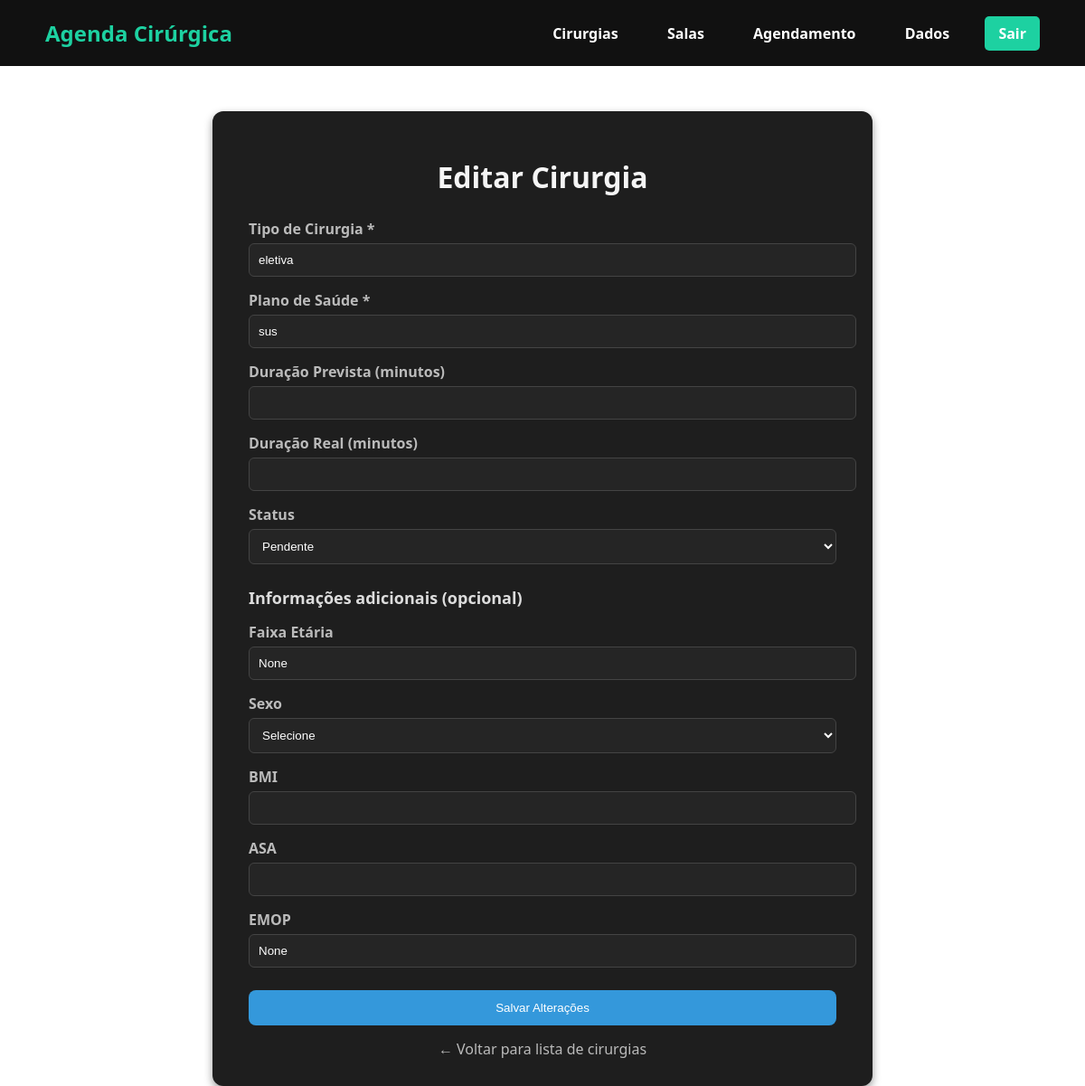
Page /cirurgias/editar/3 (signed in) on the committed database.
### tables this page shows
CREATE TABLE cirurgias (
    id INTEGER PRIMARY KEY AUTOINCREMENT,
    usuario_id INTEGER NOT NULL,
    tipo TEXT NOT NULL,
    plano TEXT NOT NULL,
    duracao_prevista INTEGER,
    duracao_real INTEGER,
    status TEXT DEFAULT 'pendente',
    FOREIGN KEY (usuario_id) REFERENCES usuarios(id)
);

### routes/cirurgia.py (the view, shortened to what this page needs)
@bp_cirurgia.route("/cirurgias/editar/<int:id>", methods=["GET", "POST"])
def editar_cirurgia(id):
    if "usuario_id" not in session:
        flash("Faça login para continuar.", "erro")
        return redirect(url_for("usuario.pagina_login"))
    cirurgia = Cirurgia.buscar_por_id(id)
    if not cirurgia:
        flash("Cirurgia não encontrada.", "erro")
        return redirect(url_for("cirurgia.listar_cirurgias_usuario"))
    caracteristicas = CirurgiaCaracteristicas.listar_por_cirurgia(cirurgia.id)
    if caracteristicas:
        caracteristicas = caracteristicas[0]  # Pega a primeira, pois só deve ter 1 registro
    else:
        caracteristicas = None
    return render_template("editar_cirurgia.html", cirurgia=cirurgia, caracteristicas=caracteristicas)

### models/cirurgia.py (called while the page is built)
    @staticmethod
    def buscar_por_id(cirurgia_id):
        conn = sqlite3.connect(DB_PATH)
        cursor = conn.cursor()
        cursor.execute("SELECT usuario_id, tipo, plano, duracao_prevista, duracao_real, status FROM cirurgias WHERE id=?", (cirurgia_id,))
        row = cursor.fetchone()
        conn.close()
        if row:
            return Cirurgia(row[0], row[1], row[2], row[3], row[4], row[5], id=cirurgia_id)
        return None

### templates/editar_cirurgia.html (shortened to what this page needs)
<!DOCTYPE html>
<html lang="pt-BR">
<head>
    <link rel="stylesheet" href="{{ url_for('static', filename='style.css') }}">
</head>
<body>
    <nav class="navbar">
        <div class="logo">
            <a href="{{ url_for('usuario.home') }}" class="logo-link">Agenda Cirúrgica</a>
        </div>
        <div class="nav-links">
            <a href="{{ url_for('cirurgia.listar_cirurgias_usuario') }}" class="active">Cirurgias</a>
            <a href="#">Salas</a>
            <a href="#">Agendamento</a>
            <a href="#">Dados</a>
            <a href="{{ url_for('usuario.logout') }}" class="btn-primary">Sair</a>
        </div>
    </nav>
    <div class="form-container">
        <h1>Editar Cirurgia</h1>
        <form method="POST">
            <label for="tipo">Tipo de Cirurgia *</label>
            <input type="text" name="tipo" id="tipo" value="{{ cirurgia.tipo }}" required>
            <label for="plano">Plano de Saúde *</label>
            <input type="text" name="plano" id="plano" value="{{ cirurgia.plano }}" required>
            <label for="duracao_prevista">Duração Prevista (minutos)</label>
            <input type="number" name="duracao_prevista" id="duracao_prevista" value="{{ cirurgia.duracao_prevista or '' }}">
            <label for="duracao_real">Duração Real (minutos)</label>
            <input type="number" name="duracao_real" id="duracao_real" value="{{ cirurgia.duracao_real or '' }}">
            <label for="status">Status</label>
            <select name="status" id="status">
                <option value="pendente" {% if cirurgia.status == 'pendente' %}selected{% endif %}>Pendente</option>
            </select>
            <div class="section-title">Informações adicionais (opcional)</div>
            <label for="faixa_etaria">Faixa Etária</label>
            <input type="text" name="faixa_etaria" id="faixa_etaria" value="{{ caracteristicas.faixa_etaria if caracteristicas else '' }}">
            <label for="sex">Sexo</label>
            <select name="sex" id="sex">
                <option value="">Selecione</option>
            </select>
            <label for="bmi">BMI</label>
            <input type="number" step="0.1" name="bmi" id="bmi" value="{{ caracteristicas.bmi if caracteristicas else '' }}">
            <label for="asa">ASA</label>
            <input type="number" step="0.1" name="asa" id="asa" value="{{ caracteristicas.asa if caracteristicas else '' }}">
            <label for="emop">EMOP</label>
            <input type="text" name="emop" id="emop" value="{{ caracteristicas.emop if caracteristicas else '' }}">
            <button type="submit" class="btn-salvar">Salvar Alterações</button>
        </form>
        <a href="{{ url_for('cirurgia.listar_cirurgias_usuario') }}" class="btn-voltar">
            ← Voltar para lista de cirurgias
        </a>
    </div>
</body>
</html>

### static/style.css (style rules this page uses)
body, html { margin: 0; padding: 0; font-family: 'Segoe UI', Tahoma, Geneva, Verdana, sans-serif; height: 100%; }
.navbar { display: flex; justify-content: space-between; align-items: center; padding: 20px 50px; background-color: #111; color: white; }
.navbar .logo { font-size: 24px; font-weight: bold; color: #1dd1a1; }
.navbar .nav-links a { color: white; margin-left: 20px; text-decoration: none; font-weight: bold; padding: 8px 15px; border-radius: 5px; transition: 0.3s; }
.navbar .nav-links .btn-primary { background-color: #1dd1a1; }
.logo-link { text-decoration: none; color: #1dd1a1; font-weight: bold; }

### templates/editar_cirurgia.html (style rules this page uses)
.form-container { max-width: 650px; margin: 50px auto; background-color: #1e1e1e; padding: 30px 40px; border-radius: 12px; color: #f5f5f5; box-shadow: 0 4px 10px rgba(0,0,0,0.4); }
h1 { text-align: center; margin-bottom: 25px; }
label { display: block; margin-top: 15px; font-weight: bold; color: #bbb; }
select, input[type="text"], input[type="number"] { width: 100%; padding: 10px; border-radius: 6px; border: 1px solid #444; margin-top: 5px; background-color: #252525; color: #fff; }
.btn-salvar { width: 100%; margin-top: 25px; background-color: #3498db; color: #fff; padding: 12px; border: none; border-radius: 8px; cursor: pointer; transition: 0.3s; }
.btn-voltar { display: inline-block; margin-top: 15px; color: #bbb; text-decoration: none; text-align: center; width: 100%; }
.section-title { margin-top: 25px; font-size: 18px; font-weight: bold; color: #ddd; }

### rows in the picture
cirurgias: tipo "eletiva", plano "sus", status "Pendente"
